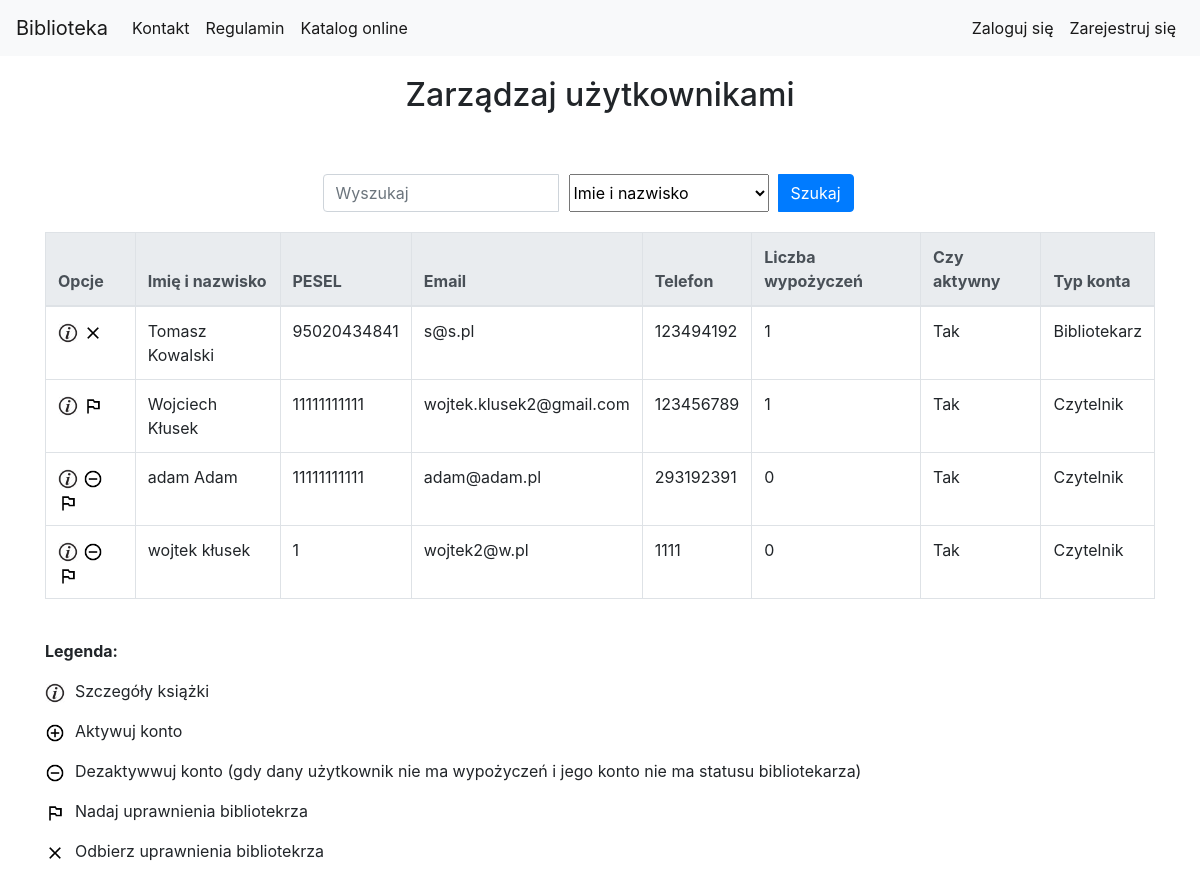
The app's page /library/users_list/, older data.
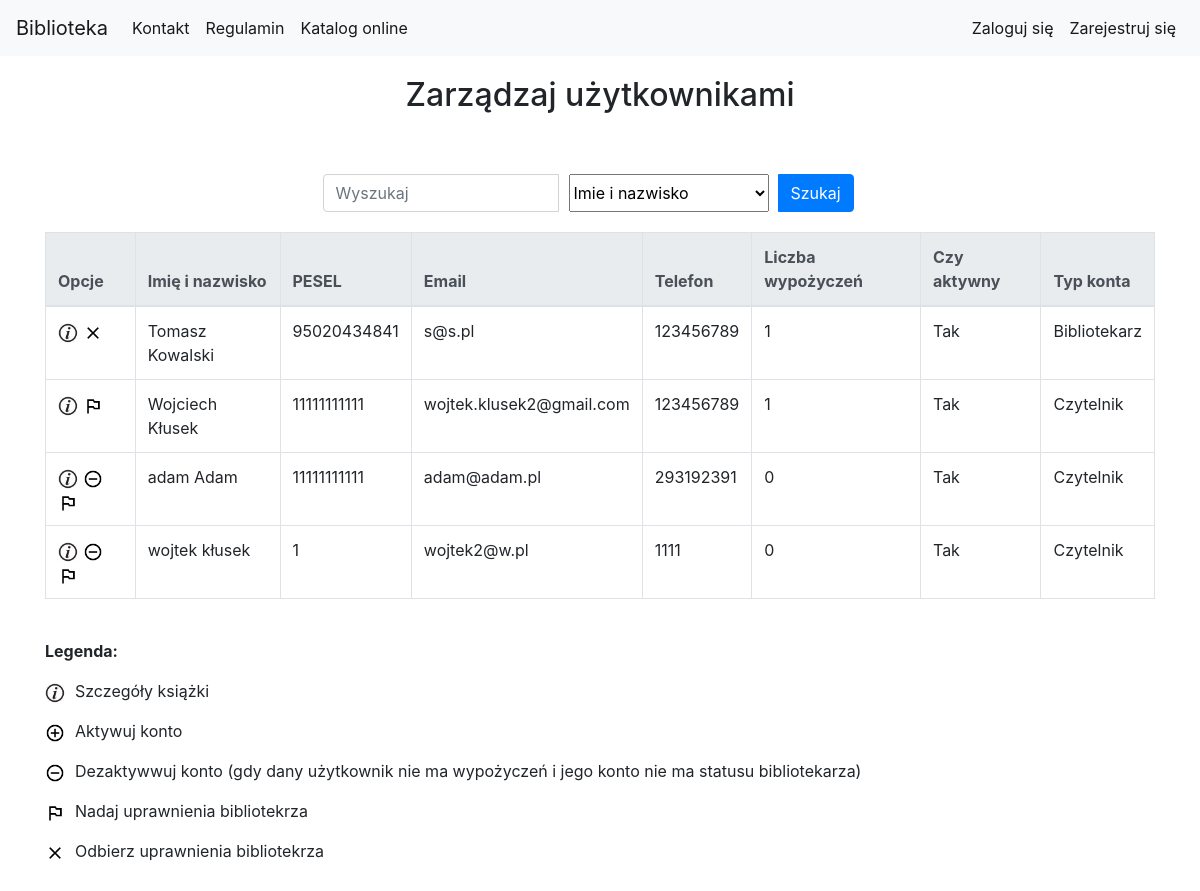
The same page, newer data.
### library_app/models.py (models this page shows, shortened)
class UserProfileInfo(models.Model):
    user = models.OneToOneField(User,verbose_name='Użytkownik', related_name='user_profile')
    pesel = models.CharField(max_length=11, verbose_name='PESEL')
    street = models.CharField(max_length=200, verbose_name='Ulica')
    city = models.CharField(max_length=200, verbose_name='Miasto')
    phone = models.CharField(max_length=20, verbose_name='Telefon')
    post_code = models.CharField(max_length=6, verbose_name='Kod pocztowy')
    house_number = models.CharField(max_length=20, verbose_name='Numer domu')

### library_app/views.py (the view)
class UsersListView(LoginRequiredMixin, SuperuserRequiredMixin, generic.ListView):
    login_url = reverse_lazy('no_permission')
    model = models.UserProfileInfo
    paginate_by = 10
    context_object_name = "users_profile_list" #w templatce teraz user_list zamiast user_list_set
    template_name = 'library_app/users_list.html'

### library_app/templatetags/custom_tags.py (called while the page is built)
@register.simple_tag(name='get_borrow_by_user_count')
def get_borrow_by_user_count(user_obj):
    return models.Borrow.objects.filter(user=user_obj).count()

### library_app/templates/library_app/users_list.html (shortened to what the changed rows need)
{% extends "base.html" %}
{% load static %}
{% load custom_tags %}
{% block body_block %}
<div class="container">
    <div class="page-title">
        <h2>Zarządzaj użytkownikami</h2>
    </div>
      <table class="table table-bordered table-hover">
            <thead class="thead-light">
                <tr>
                    <th scope="col">Opcje</th>
                    <th scope="col">Imię i nazwisko</th>
                    <th scope="col">PESEL</th>
                    <th scope="col">Email</th>
                    <th scope="col">Telefon</th>
                    <th scope="col">Liczba wypożyczeń</th>
                    <th scope="col">Czy aktywny</th>
                    <th scope="col">Typ konta</th>
                </tr>
            </thead>
            <tbody>
            {% for user_profile_obj in users_profile_list %}
                {% get_borrow_by_user_count user_profile_obj.user as user_obj_borrow_count %}
                    <tr>
                        <td>
                            <a href="{% url 'library_app:user_profile' pk=user_profile_obj.pk %}"><img src="{% static 'website_icons/info_ico.png' %}" alt="Szczegóły" width="20" height="20"></a>
                            {% if user.id is not user_profile_obj.user.id and user_profile_obj.user.is_active == True and user_profile_obj.user.is_superuser == True %}
                                <a href="{% url 'library_app:get_rights' pk=user_profile_obj.pk %}"><img src="{% static 'website_icons/get_librarian_rights_ico.png' %}" alt="Odebranie uprawnienia bibliotekrza" width="20" height="20"></a>
                            {% endif %}
                        </td>
                        <td>{{user_profile_obj.user.get_full_name}}</td>
                        <td>{{user_profile_obj.pesel}}</td>
                        <td>{{user_profile_obj.user.email}}</td>
                        <td>{{user_profile_obj.phone}}</td>
                        <td>{{user_obj_borrow_count}}</td>
                        <td>
                            {% if user_profile_obj.user.is_active %}
                                Tak
                            {% else %}
                                Nie
                            {% endif %}
                        </td>
                        <td>
                            {% if user_profile_obj.user.is_superuser %}
                                Bibliotekarz
                            {% else %}
                                Czytelnik
                            {% endif %}
                        </td>
                    </tr>
            {% endfor %}
            </tbody>
        </table>
</div>
{% endblock %}

Row changes from the older to the newer data that the page shows:
changed UserProfileInfo "Tomasz Kowalski": phone "123494192" → "123456789"
